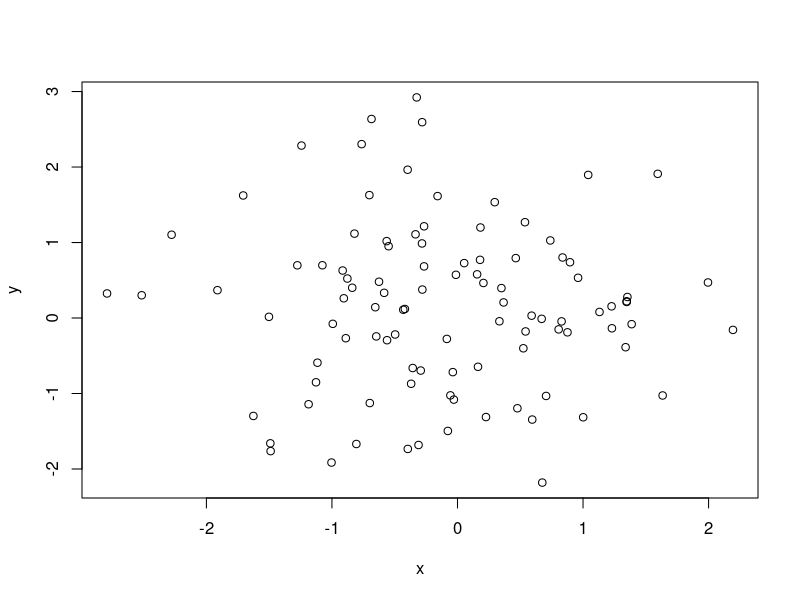

R code for this plot:
## ---- chunk 1
x <- c(1,2,3,4,5)
length(x)
x <- c(1,6,2)
length(x)

j <- matrix(data = c(1, 2, 3, 4), nrow = 2, ncol = 2)
j
r <- matrix(c(5, 6, 7, 8), 2, 2)
r


x = rnorm 

set.seed(2016)
x <- rnorm(100)
y <- rnorm(100)
mean(x)
mean(y)
plot(x,y)

